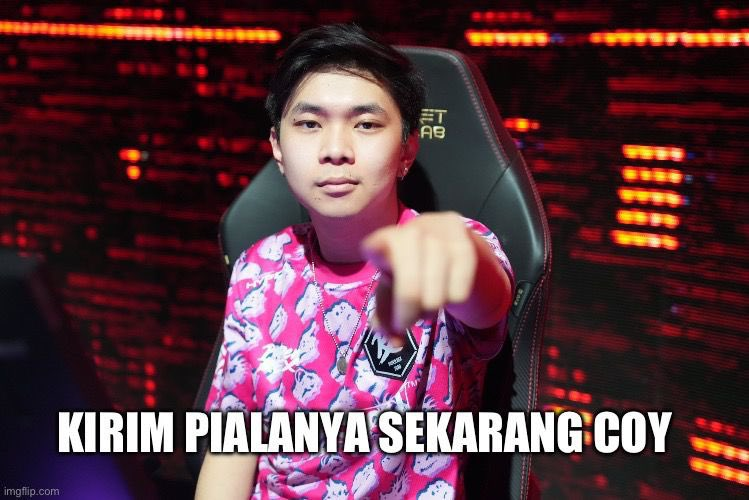
#> input picture pre6/assets/KPSC.jpg, 749 x 500 px, found by its file name
$ python perc3.py
#> lines starting #> are read from the running program, lines starting #| are printed output that depends on the picture
from PIL import Image, ImageEnhance

# TODO 1: Buka gambar dengan Pillow
image = Image.open("D:\\Kerja\\Kuliah\\WW\\SEM5\\PemrogramanFungsional\\Praktikum\\Week6\\pre6\\assets\\KPSC.jpg")  # Gantilah dengan path gambar yang akan di-edit
#> image is the input picture: PIL image 749x500 RGB; mean R, G, B 87.3, 53.3, 60.8

# TODO 2: Ubah tingkat kecerahan (brightness) dan kontras (contrast)
brightness_factor = 1.5
contrast_factor = 1.2

enhancer = ImageEnhance.Brightness(image)
brightened_image = enhancer.enhance(brightness_factor)
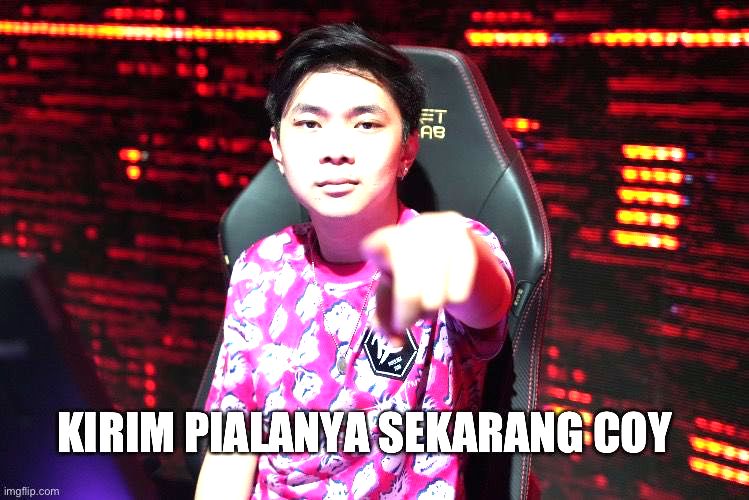
#> brightened_image: PIL image 749x500 RGB; mean R, G, B 111.3, 69.6, 79.8

enhancer = ImageEnhance.Contrast(brightened_image)
final_image = enhancer.enhance(contrast_factor)
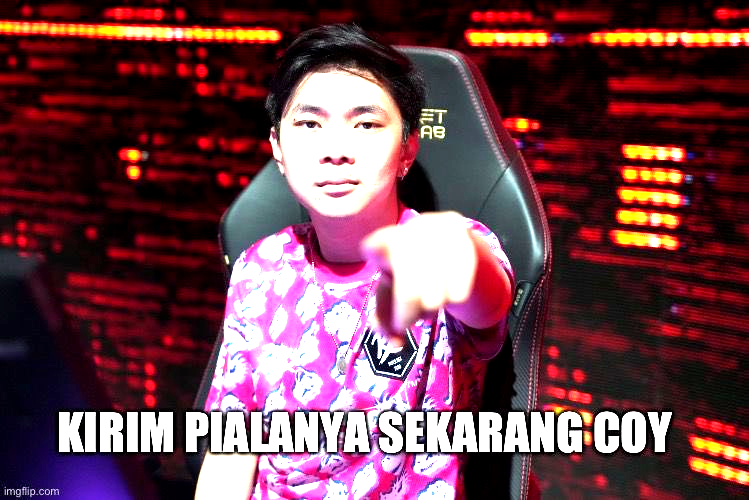
#> final_image: PIL image 749x500 RGB; mean R, G, B 109, 65, 74.7

# TODO 3: Simpan hasil gambar
final_image.save("brightness_contrast_image.jpg")

# TODO 4: Tampilkan
final_image.show()

$ run again, with pre6/assets/pakenanya.jpg copied over pre6/assets/KPSC.jpg
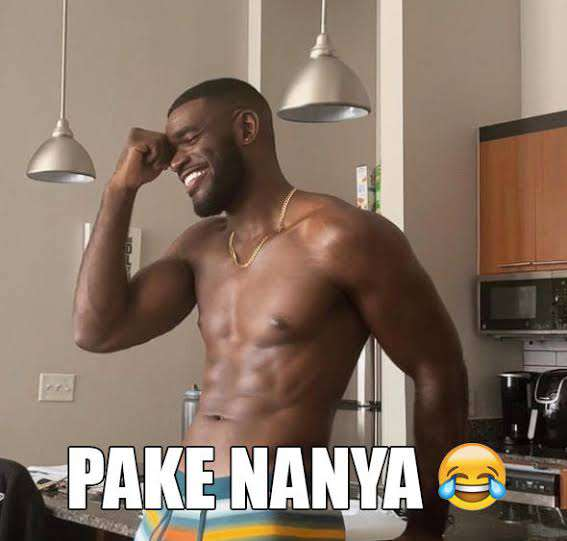
#> input picture pre6/assets/pakenanya.jpg, 567 x 541 px, found by its file name
#> image is the input picture: PIL image 567x541 RGB; mean R, G, B 135.1, 115.7, 101.5
#> `brightened_image = enhancer.enhance(brightness_factor)`:
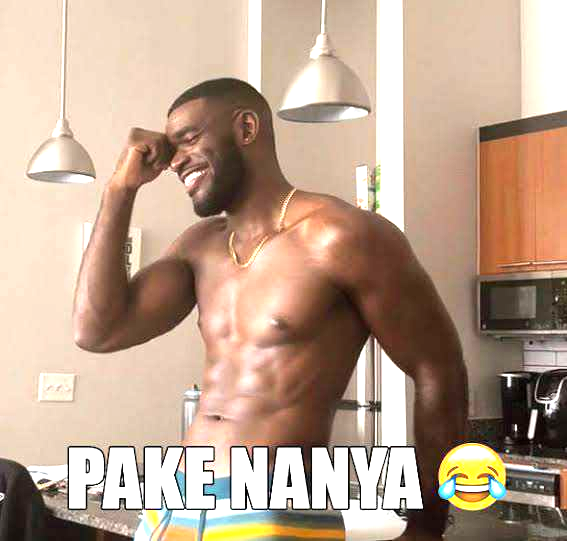
#> brightened_image: PIL image 567x541 RGB; mean R, G, B 190, 164.1, 144
#> `final_image = enhancer.enhance(contrast_factor)`:
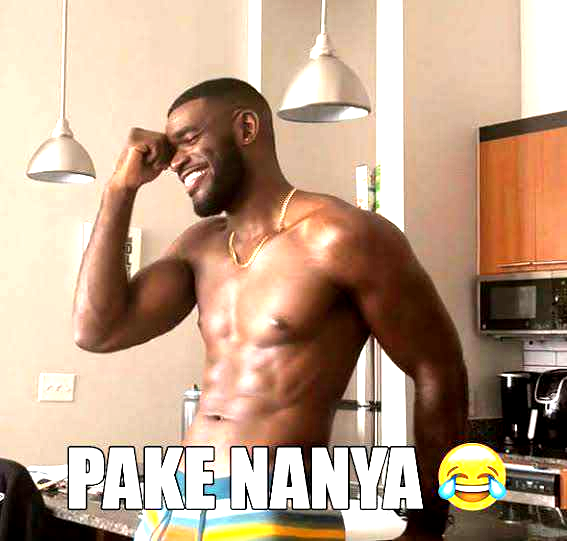
#> final_image: PIL image 567x541 RGB; mean R, G, B 188.8, 160.7, 137.3
